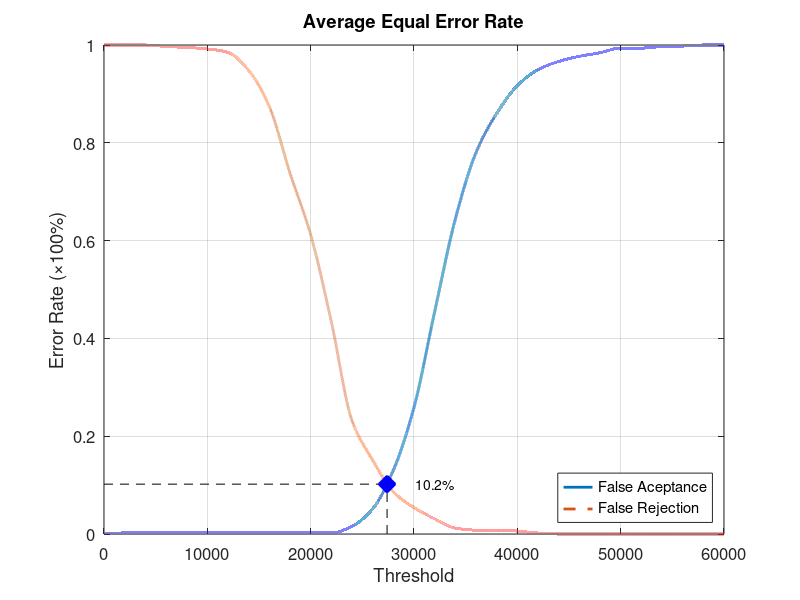
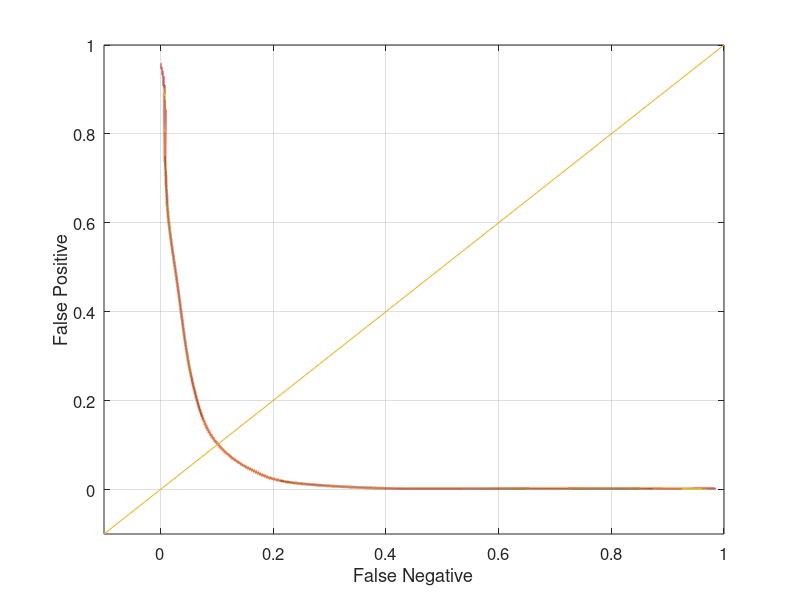

Write the MATLAB code that produced these figures, in order.
function yEER = Database3Average
close all;
clear;
clc;
x = 0:2000:60000;
xq = 0:0.5:60000;

y0 = [0 0.00210526 0.00210526 0.00210526 0.00210526 0.00210526 0.00210526 0.00210526 0.00210526 0.00210526 0.00210526 0.00210526 0.0157895 0.0515789 0.130526 0.258947 0.454737 0.64421 0.78 0.86 0.916842 0.949474 0.966316 0.976842 0.98421 0.993684 0.993684 0.996842 0.997895 1 1];
yy0 = interp1(x, y0, xq, 'pchip');
y1 = [1 1 1 0.997 0.995 0.992 0.985 0.948 0.874 0.738 0.612 0.434 0.232 0.151 0.086 0.054 0.031 0.012 0.008 0.008 0.006 0.002 0 0 0 0 0 0 0 0 0];
yy1 = interp1(x, y1, xq, 'pchip');

% Calculating EER: 
y2 = abs(y0 - y1);
find(y2 == min(y2))
yy2 = abs(yy0 - yy1);
xEER = find(yy2 == min(yy2));
xEERIndex = xq(xEER) % X-axis EER
yEER = yy0(xEER) % Y-axis EER

main = figure
plot(xq, yy0,'-','LineWidth', 2);	hold on
plot(xq, yy1,'--','LineWidth', 2);	hold on
plot([xEERIndex xEERIndex], [0 yEER], 'k--');	hold on
plot([0 xEERIndex], [yEER yEER], 'k--');	hold on
plot(xEERIndex, yEER, 'bx', 'LineWidth', 10);	hold on
text(xEERIndex + 10 * xEERIndex / 100, yEER, [num2str(round((10000 * yEER)) / 100) '%'])
legend('False Aceptance', 'False Rejection', 'Location', 'SouthEast')
xlabel('Threshold')
ylabel('Error Rate (\times100%)')
title('Average Equal Error Rate')
set(gca, 'FontSize', 12)
axis([0 60000 0 1])
grid on

print(main, 'Database3AverageMain', '-dpng');
FNRxFPR = figure('Color', [1 1 1]);
plot(yy1, yy0, '-', yy1, yy0, 'LineWidth', 2);
hold on
y = -0.1:0.1:1
plot(y, y); 
set(gca, 'FontSize', 12)
xlabel('False Negative')
ylabel('False Positive')
axis([-0.1 1 -0.1 1])
set(gca, 'FontSize', 12)
grid on

print(FNRxFPR, 'Database3AverageFNRxFPR','-dpng');
end
